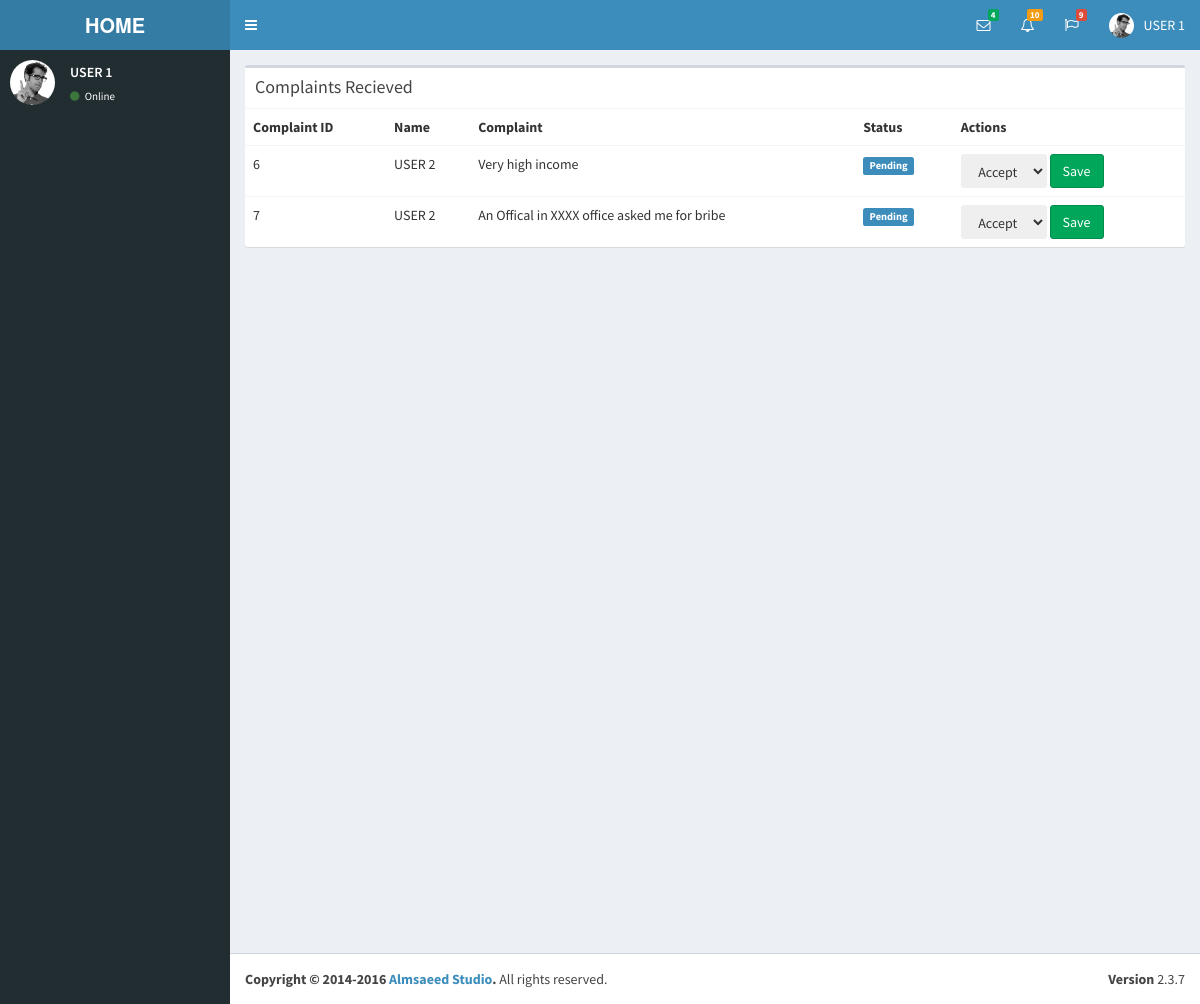
The app's page /viewcomplaint.php (signed in) with its own data.
### tables this page shows
CREATE TABLE IF NOT EXISTS `complaints` (
  `comid` int(10) NOT NULL AUTO_INCREMENT,
  `userid` int(15) NOT NULL,
  `rid` int(20) NOT NULL,
  `descr` varchar(1000) NOT NULL,
  `stat` int(11) NOT NULL,
  `title` varchar(1000) NOT NULL,
  `username` varchar(300) NOT NULL,
  PRIMARY KEY (`comid`)
);

### viewcomplaint.php (the view, shortened to what this page needs)
<!DOCTYPE html>
<?php
require_once('database.php');
?>
<html>
<head>
  <link rel="stylesheet" href="bootstrap/css/bootstrap.min.css">
  <link rel="stylesheet" href="https://cdnjs.cloudflare.com/ajax/libs/font-awesome/4.5.0/css/font-awesome.min.css">
  <link rel="stylesheet" href="https://cdnjs.cloudflare.com/ajax/libs/ionicons/2.0.1/css/ionicons.min.css">
  <link rel="stylesheet" href="dist/css/AdminLTE.min.css">
  <link rel="stylesheet" href="dist/css/skins/_all-skins.min.css">
  <link rel="stylesheet" href="plugins/iCheck/flat/blue.css">
  <link rel="stylesheet" href="plugins/morris/morris.css">
  <link rel="stylesheet" href="plugins/jvectormap/jquery-jvectormap-1.2.2.css">
  <link rel="stylesheet" href="plugins/datepicker/datepicker3.css">
  <link rel="stylesheet" href="plugins/daterangepicker/daterangepicker.css">
  <link rel="stylesheet" href="plugins/bootstrap-wysihtml5/bootstrap3-wysihtml5.min.css">
</head>
<body class="hold-transition skin-blue sidebar-mini">
<div class="wrapper">
  <header class="main-header">
   <a href="officer.php" class="logo">
      <span class="logo-lg"><b>HOME</b></span>
    </a>
    <nav class="navbar navbar-static-top">
      <a href="#" class="sidebar-toggle" data-toggle="offcanvas" role="button">
      </a>
      <div class="navbar-custom-menu">
        <ul class="nav navbar-nav">
          <li class="dropdown messages-menu">
            <a href="#" class="dropdown-toggle" data-toggle="dropdown">
              <i class="fa fa-envelope-o"></i>
              <span class="label label-success">4</span>
            </a>
          </li>
          <li class="dropdown notifications-menu">
            <a href="#" class="dropdown-toggle" data-toggle="dropdown">
              <i class="fa fa-bell-o"></i>
              <span class="label label-warning">10</span>
            </a>
          </li>
          <li class="dropdown tasks-menu">
            <a href="#" class="dropdown-toggle" data-toggle="dropdown">
              <i class="fa fa-flag-o"></i>
              <span class="label label-danger">9</span>
            </a>
          </li>
          <li class="dropdown user user-menu">
            <a href="#" class="dropdown-toggle" data-toggle="dropdown">
              <img src="dist/img/user2-160x160.jpg" class="user-image" alt="User Image">
              <span class="hidden-xs"><?php echo $_SESSION["name"];?></span>
            </a>
          </li>
        </ul>
      </div>
    </nav>
  </header>
  <aside class="main-sidebar">
    <section class="sidebar">
      <div class="user-panel">
        <div class="pull-left image">
          <img src="dist/img/user2-160x160.jpg" class="img-circle" alt="User Image">
        </div>
        <div class="pull-left info">
          <p><?php echo $_SESSION["name"];?></p>
          <a href="#"><i class="fa fa-circle text-success"></i> Online</a>
        </div>
      </div>
    </section>
  </aside>
  <div class="content-wrapper">
    <section class="content">
       <div class="box">
            <div class="box-header">
              <h3 class="box-title">Complaints Recieved</h3>
            </div>
            <?php
                          $sql = "SELECT * FROM complaints WHERE stat=0";
                          $ref = $result->query($sql);
                         ?>
            <div class="box-body table-responsive no-padding">
              <table class="table table-hover">
                <tr>
                  <th>Complaint ID</th>
                  <th>Name</th>
                  <th>Complaint</th>
                  <th>Status</th>
                 <th>Actions</th>
                 <?php
                      while($row = mysqli_fetch_assoc($ref)){
                        echo "<tr>
                  <td>$row[comid]</td>
                  <td>$row[username]</td>
                  <td>$row[descr]</td>
                  <td><span class=\"label label-primary\">Pending </span></td>
                  <td><form action=\"processcomp.php\" method=\"post\">
                  <input type=\"hidden\" value=\"$row[comid]\" name=\"id\">
                  <select class=\"btn \"name=\"act\">
                  <option value=\"1\">Accept</option>
                  <option value=\"2\">Reject</option>
                  </select>
                  <input class=\"btn btn-success \" onclick=\"httpGet(9496908070,'Your Complaint has been processed');\"type=\"submit\" value=\"Save\" name=\"submit\">
                  </form></td>
                </tr>";
                      }
                 ?>
              </table>
            </div>
          </div>
    </section>
  </div>
  <footer class="main-footer">
    <div class="pull-right hidden-xs">
      <b>Version</b> 2.3.7
    </div>
    <strong>Copyright &copy; 2014-2016 <a href="http://almsaeedstudio.com">Almsaeed Studio</a>.</strong> All rights
    reserved.
  </footer>
</div>
</body>
</html>

### records on screen
complaints: comid "6", username "USER 2", descr "Very high income"
complaints: comid "7", username "USER 2", descr "An Offical in XXXX office asked me for bribe"

### other values on screen
$_SESSION["name"] "USER 1"
